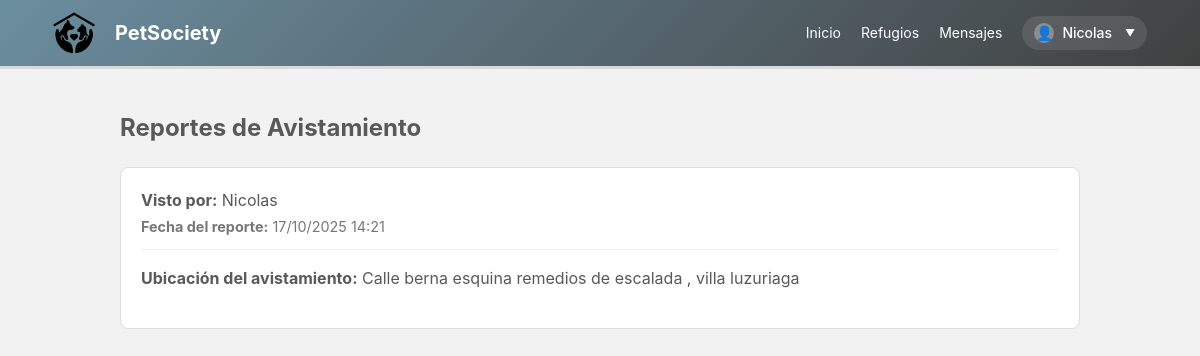
Screenshot of /ver_reportes.php?id_animal=7 (signed in) with the database file from the repository.
### tables this page shows
CREATE TABLE `reportes_perdidos` (
  `id_reporte` int(11) NOT NULL,
  `id_animal` int(11) NOT NULL COMMENT 'Referencia al animal perdido',
  `id_usuario_reportador` int(11) DEFAULT NULL,
  `fecha_reporte` timestamp NOT NULL DEFAULT current_timestamp() COMMENT 'Fecha y hora en que se generó el reporte (automática)',
  `ultima_ubicacion_vista` varchar(255) NOT NULL COMMENT 'Calle, barrio o coordenadas donde fue visto por última vez.',
  `recompensa` decimal(10,2) DEFAULT 0.00 COMMENT 'Monto de recompensa ofrecido (opcional).',
  `caracteristicas_distintivas` text DEFAULT NULL COMMENT 'Descripción detallada de señales, cicatrices, collar, etc.',
  `latitud` decimal(10,8) DEFAULT NULL COMMENT 'Latitud de la última ubicación vista',
  `longitud` decimal(11,8) DEFAULT NULL COMMENT 'Longitud de la última ubicación vista'
);

CREATE TABLE `usuarios` (
  `id_usuario` int(11) NOT NULL,
  `dni` varchar(15) NOT NULL COMMENT 'Documento Nacional de Identidad, debe ser único',
  `nombre` varchar(100) NOT NULL,
  `email` varchar(100) NOT NULL,
  `password_hash` varchar(255) NOT NULL COMMENT 'Hash de la contraseña del usuario (usar bcrypt o Argon2)',
  `reset_token` varchar(255) DEFAULT NULL,
  `token_expiry` timestamp NULL DEFAULT NULL,
  `telefono` varchar(15) DEFAULT NULL,
  `direccion` varchar(255) DEFAULT NULL,
  `es_refugio` tinyint(1) NOT NULL DEFAULT 0 COMMENT 'TRUE si es un refugio, FALSE si es particular',
  `is_admin` tinyint(1) NOT NULL DEFAULT 0 COMMENT '1 si es super admin, 0 si no lo es',
  `descripcion` text DEFAULT NULL,
  `fecha_registro` timestamp NOT NULL DEFAULT current_timestamp() COMMENT 'Fecha y hora de registro de la cuenta (automática)'
);

### ver_reportes.php (the view, shortened to what this page needs)
<?php
require_once "config.php";
$id_animal = intval($_GET['id_animal']);
$sql = "SELECT r.ultima_ubicacion_vista, r.caracteristicas_distintivas, r.fecha_reporte, u.nombre AS nombre_reportador
        FROM reportes_perdidos r
        JOIN usuarios u ON r.id_usuario_reportador = u.id_usuario
        WHERE r.id_animal = ?
        ORDER BY r.fecha_reporte DESC";
$reportes = [];
if ($stmt = $conexion->prepare($sql)) {
    $stmt->bind_param("i", $id_animal);
    $stmt->execute();
    $result = $stmt->get_result();
    while ($row = $result->fetch_assoc()) {
        $reportes[] = $row;
    }
}
?>
<!DOCTYPE html>
<html lang="es">
<head>
    <link rel="stylesheet" href="estilos.css">
</head>
<body>
    <header>
        <div class="container">
            <div id="branding">
                <h1><a href="index.php"><img src="img/logo1.png" alt="PetSociety Logo" class="header-logo"></a><a href="index.php">PetSociety</a></h1>
            </div>
            <nav>
                <ul class="nav-menu">
                    <?php if (isset($_SESSION["loggedin"]) && $_SESSION["loggedin"] === true): ?>
                        <li><a href="index.php">Inicio</a></li>
                        <li><a href="refugios.php">Refugios</a></li>
                        <li><a href="buzon.php">Mensajes</a></li>
                    <?php else: ?>
                        <li><a href="login.php">Iniciar Sesión</a></li>
                        <li><a href="registro.php">Registrarse</a></li>
                        <li><a href="refugios.php">Refugios</a></li>
                    <?php endif; ?>
                    <?php if (isset($_SESSION["loggedin"]) && $_SESSION["loggedin"] === true): ?>
                        <li class="user-menu mobile-user-menu">
                            <span class="user-menu-trigger">
                                <span class="user-icon"></span>
                                <span class="user-name"><?php echo htmlspecialchars($_SESSION["nombre"]); ?></span>
                            </span>
                        </li>
                    <?php endif; ?>
                </ul>
            </nav>
        </div>
    </header>
    <div class="container">
        <h2>Reportes de Avistamiento</h2>
        <?php if (!empty($reportes)): ?>
            <?php foreach ($reportes as $reporte): ?>
                <div class="reporte-card">
                    <div class="reporte-header">
                        <strong>Visto por:</strong> <?php echo htmlspecialchars($reporte['nombre_reportador']); ?><br>
                        <span><strong>Fecha del reporte:</strong> <?php echo date("d/m/Y H:i", strtotime($reporte['fecha_reporte'])); ?></span>
                    </div>
                    <p><strong>Ubicación del avistamiento:</strong> <?php echo htmlspecialchars($reporte['ultima_ubicacion_vista']); ?></p>
                </div>
            <?php endforeach; ?>
        <?php else: ?>
            <p>Aún no hay reportes de avistamiento para esta mascota.</p>
        <?php endif; ?>
    </div>
</body>
</html>

### estilos.css (style rules this page uses)
body { font-family: "Inter", -apple-system, BlinkMacSystemFont, "Segoe UI", sans-serif; background-color: #f2f2f2; color: #595959; margin: 0; padding: 0; line-height: 1.6; }
.container { width: 80%; margin: auto; overflow: hidden; padding: 20px 0; }
header { background: linear-gradient(135deg, #6b8e9f 0%, #404040 100%); color: #ffffff; padding: 0.75rem 0; border-bottom: #d9d9d9 3px solid; position: relative; z-index: 100; overflow: visible; padding-left: 2%; padding-right: 2%; }
header a { color: #ffffff; text-decoration: none; text-transform: capitalize; font-size: 14px; }
header .container { display: flex; justify-content: space-between; align-items: center; width: 95%; max-width: 100%; margin: 0 auto; padding: 0 2%; position: relative; overflow: visible; }
header #branding h1 { margin: 0; display: flex; align-items: center; gap: 10px; }
header #branding h1 a { display: flex; align-items: center; text-transform: none; font-size: 20px; font-weight: bold; }
header nav { position: relative; z-index: 101; overflow: visible; }
header nav ul.nav-menu { padding: 0; margin: 0; list-style: none; display: flex; align-items: center; gap: 20px; }
header nav ul.nav-menu li { display: inline; margin-left: 0; position: relative; }
header nav ul.nav-menu li.user-menu { position: relative; z-index: 102; }
header nav ul.nav-menu li.user-menu .user-menu-trigger { cursor: pointer; display: inline-flex; align-items: center; gap: 8px; padding: 6px 12px; border-radius: 20px; background-color: rgba(255, 255, 255, 0.1); transition: all 0.3s ease; }
header nav ul.nav-menu li.user-menu .user-menu-trigger .user-icon { width: 20px; height: 20px; border-radius: 50%; background-color: rgba(255, 255, 255, 0.3); display: flex; align-items: center; justify-content: center; font-size: 12px; }
header nav ul li.user-menu .user-menu-trigger .user-icon::before { content: "👤"; font-size: 14px; }
header nav ul li.user-menu .user-menu-trigger .user-name { font-weight: 500; font-size: 14px; }
header nav ul li.user-menu .user-menu-trigger::after { content: "▼"; font-size: 10px; margin-left: 5px; transition: transform 0.3s ease; }
.header-logo { height: 42px; width: auto; margin-right: 10px; vertical-align: middle; cursor: pointer; transition: opacity 0.3s ease; }
header #branding h1 { margin: 0; display: flex; align-items: center; }

### ver_reportes.php (style rules this page uses)
.reporte-card { background: #fff; border: 1px solid #ddd; padding: 20px; margin-bottom: 20px; border-radius: 8px; }
.reporte-header { border-bottom: 1px solid #eee; padding-bottom: 10px; margin-bottom: 10px; }
.reporte-header span { color: #777; font-size: 0.9em; }

### rows the page displays
reportes_perdidos: id_usuario_reportador.nombre "Nicolas", fecha_reporte "17/10/2025 14:21", ultima_ubicacion_vista "Calle berna esquina remedios de escalada , villa luzuriaga"

### other values shown
$_SESSION["nombre"] "Nicolas"
